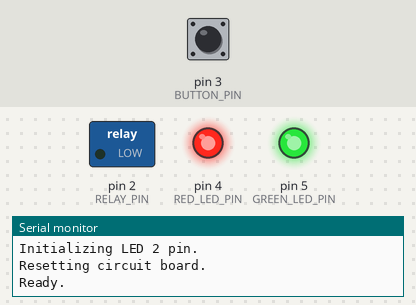
This sketch was run on a simulated Arduino Uno, built with avr-gcc and run on an emulated ATmega328P. Shown: switched loads named in the sketch (green lamp = pin HIGH), output pins drawn as LEDs (lit = HIGH), the last lines printed to the serial monitor. Dashed ring = blinking. The test bench sets the inputs (shaded band); at power-on: pin 3 (BUTTON_PIN) LOW.

Above: at 1.2 s.
1.3 s: pin 3 (BUTTON_PIN) pulled HIGH for 0.15 s
At 2.2 s:
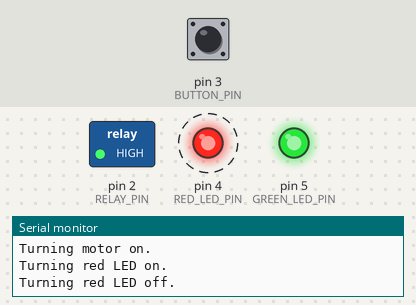
4.4 s: pin 3 (BUTTON_PIN) pulled HIGH for 1 s
At 6.2 s:
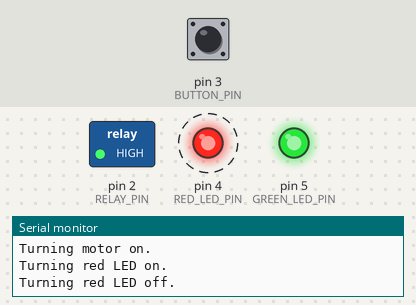
8.4 s: pin 3 (BUTTON_PIN) pulled HIGH for 3.2 s
At 13.1 s:
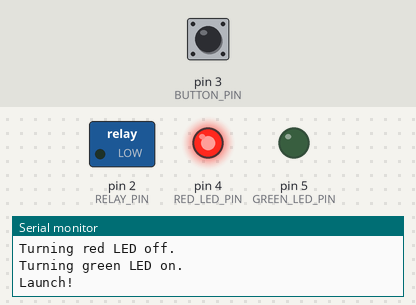
Timing chart, 0 to 14.8 s (numbered marks = the images above; inputs shaded):
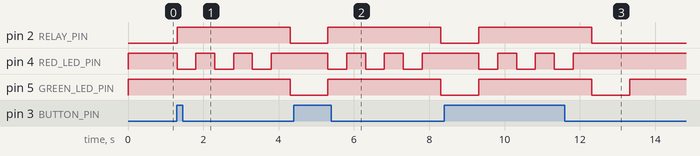

Measured:
- after the input at 1.3 s, pin 2 (RELAY_PIN): LOW → HIGH at once, → LOW 3.0 s later; pin 4 (RED_LED_PIN): alternates HIGH for 0.50 s and LOW for 0.50 s, starting at once; pin 5 (GREEN_LED_PIN): HIGH → LOW after 3.0 s
- after the input at 4.4 s, pin 2 (RELAY_PIN): LOW → HIGH after 0.91 s, → LOW 3.0 s later; pin 4 (RED_LED_PIN): alternates HIGH for 0.50 s and LOW for 0.50 s, starting after 0.91 s
- after the input at 8.4 s, pin 2 (RELAY_PIN): LOW → HIGH after 0.92 s, → LOW 3.0 s later; pin 4 (RED_LED_PIN): alternates HIGH for 0.50 s and LOW for 0.50 s, 6 changes in all, then stays HIGH, starting after 0.92 s

The sketch:

Count_Down_Launcher.ino
```cpp
/*
  Count Down Launcher
  Using the Arduino, monitor a button, that when pressed, will count down 3
  seconds by flashing the red LED and launch the disc. The green LED will
  turn on when the disc is launched.

  Daniel Porrey
  https://www.hackster.io/snapcircuits

*/

// ***
// *** Specifies the pin on which each device is connected.
// ***
#define RELAY_PIN 2
#define BUTTON_PIN 3
#define RED_LED_PIN 4
#define GREEN_LED_PIN 5

// ***
// *** The setup function runs once when you press
// *** reset or power the board.
// ***
void setup()
{
  // ***
  // *** Initialize the serial port to see messages
  // ***
  Serial.begin(115200);

  // ***
  // *** To control the relay, set the RELAY_PIN
  // *** up for output.
  // ***
  Serial.println("Initializing relay pin.");
  pinMode(RELAY_PIN, OUTPUT);

  // ***
  // *** To monitor the button, set the BUTTON_PIN
  // *** up for input.
  // ***
  Serial.println("Initializing button pin.");
  pinMode(BUTTON_PIN, INPUT);

  // ***
  // *** To control the LED's, set the LED_n_PIN
  // *** up for output.
  // ***
  Serial.println("Initializing LED 1 pin.");
  pinMode(RED_LED_PIN, OUTPUT);
  Serial.println("Initializing LED 2 pin.");
  pinMode(GREEN_LED_PIN, OUTPUT);

  Serial.println("Resetting circuit board.");

  // ***
  // *** Ensure the relay is off (LOW)
  // ***
  digitalWrite(RELAY_PIN, LOW);

  // ***
  // *** Ensure the LED's are off (HIGH)
  // ***
  digitalWrite(RED_LED_PIN, HIGH);
  digitalWrite(GREEN_LED_PIN, HIGH);

  Serial.println("Ready.");
}

// ***
// *** The loop function runs over
// *** and over again forever.
// ***
void loop()
{
  // ***
  // *** Check if the button is up (LOW) or down (HIGH)
  // ***
  if (digitalRead(BUTTON_PIN) == HIGH)
  {
    Serial.println("Button was pressed.");

    // ***
    // *** Turn the motor on by enabling the relay
    // ***
    Serial.println("Turning motor on.");
    digitalWrite(RELAY_PIN, HIGH);

    // ***
    // *** Flash the red LED 3 times by calling the
    // *** flashRedLed() function.
    // ***
    flashRedLed();
    flashRedLed();
    flashRedLed();

    // ***
    // *** Wait 1 second and turn the
    // *** green LED on.
    // ***
    Serial.println("Turning green LED on.");
    digitalWrite(GREEN_LED_PIN, LOW);

    // ***
    // *** Launch the disc by turning
    // *** the motor off.
    // ***
    Serial.println("Launch!");
    digitalWrite(RELAY_PIN, LOW);

    // ***
    // *** Wait 1 second and turn the
    // *** green LED off.
    // ***
    delay(1000);
    Serial.println("Turning green LED off.");
    digitalWrite(GREEN_LED_PIN, HIGH);
  }

  // ***
  // *** Very short delay
  // ***
  delay(5);
}

// ***
// *** This function will turn the red LED
// *** on, wait 1/2 second and then turn it off.
// ***
void flashRedLed()
{
  // ***
  // *** Turn the red LED on.
  // ***
  Serial.println("Turning red LED on.");
  digitalWrite(RED_LED_PIN, LOW);

  // ***
  // *** Wait 1/2 second
  // ***
  delay(500);

  // ***
  // *** Turn the red LED off.
  // ***
  Serial.println("Turning red LED off.");
  digitalWrite(RED_LED_PIN, HIGH);

  // ***
  // *** Wait 1/2 second
  // ***
  delay(500);
}
```
